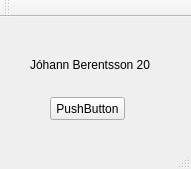
<?xml version="1.0" encoding="UTF-8"?>
<ui version="4.0">
 <class>AboutWindow</class>
 <widget class="QMainWindow" name="AboutWindow">
  <property name="geometry">
   <rect>
    <x>0</x>
    <y>0</y>
    <width>191</width>
    <height>169</height>
   </rect>
  </property>
  <property name="windowTitle">
   <string>MainWindow</string>
  </property>
  <widget class="QWidget" name="aboutWidget">
   <widget class="QLabel" name="label">
    <property name="geometry">
     <rect>
      <x>30</x>
      <y>40</y>
      <width>121</width>
      <height>16</height>
     </rect>
    </property>
    <property name="text">
     <string>Jóhann Berentsson 2016</string>
    </property>
   </widget>
   <widget class="QPushButton" name="pushButton">
    <property name="geometry">
     <rect>
      <x>50</x>
      <y>80</y>
      <width>75</width>
      <height>23</height>
     </rect>
    </property>
    <property name="text">
     <string>PushButton</string>
    </property>
   </widget>
  </widget>
  <widget class="QMenuBar" name="menuBar">
   <property name="geometry">
    <rect>
     <x>0</x>
     <y>0</y>
     <width>191</width>
     <height>21</height>
    </rect>
   </property>
  </widget>
  <widget class="QToolBar" name="mainToolBar">
   <attribute name="toolBarArea">
    <enum>TopToolBarArea</enum>
   </attribute>
   <attribute name="toolBarBreak">
    <bool>false</bool>
   </attribute>
  </widget>
  <widget class="QStatusBar" name="statusBar"/>
  <action name="actionAbout">
   <property name="text">
    <string>About</string>
   </property>
  </action>
 </widget>
 <layoutdefault spacing="6" margin="11"/>
 <resources/>
 <connections/>
</ui>
